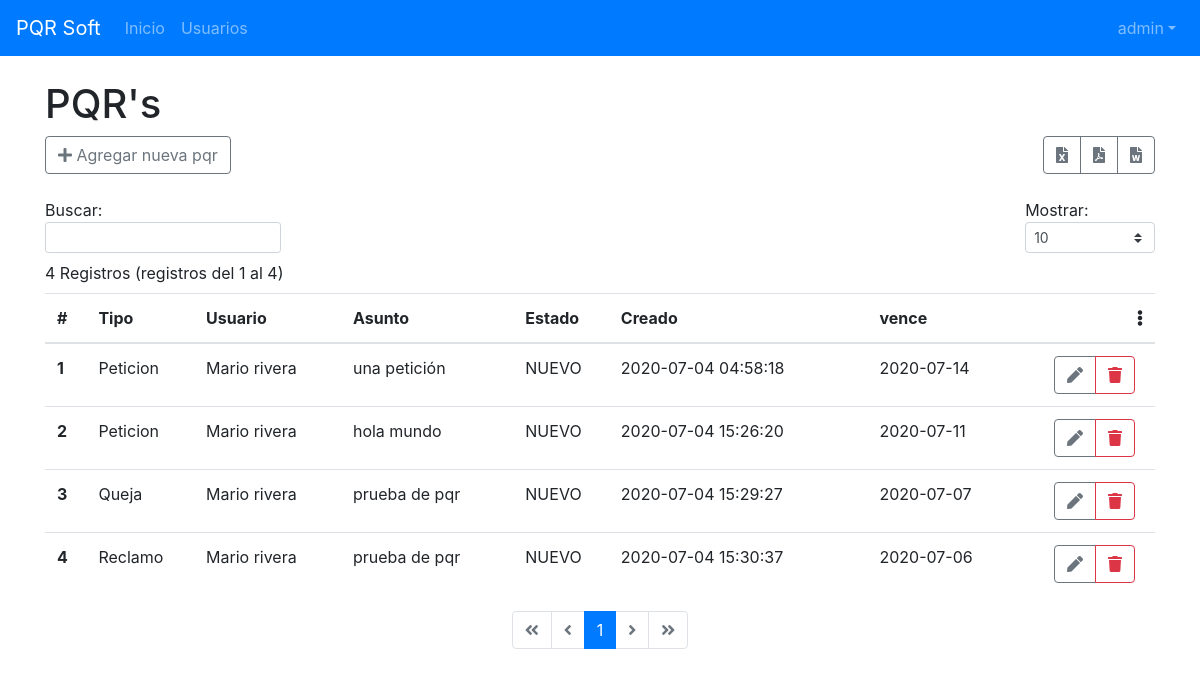
Page / (signed in) on the earlier database version.
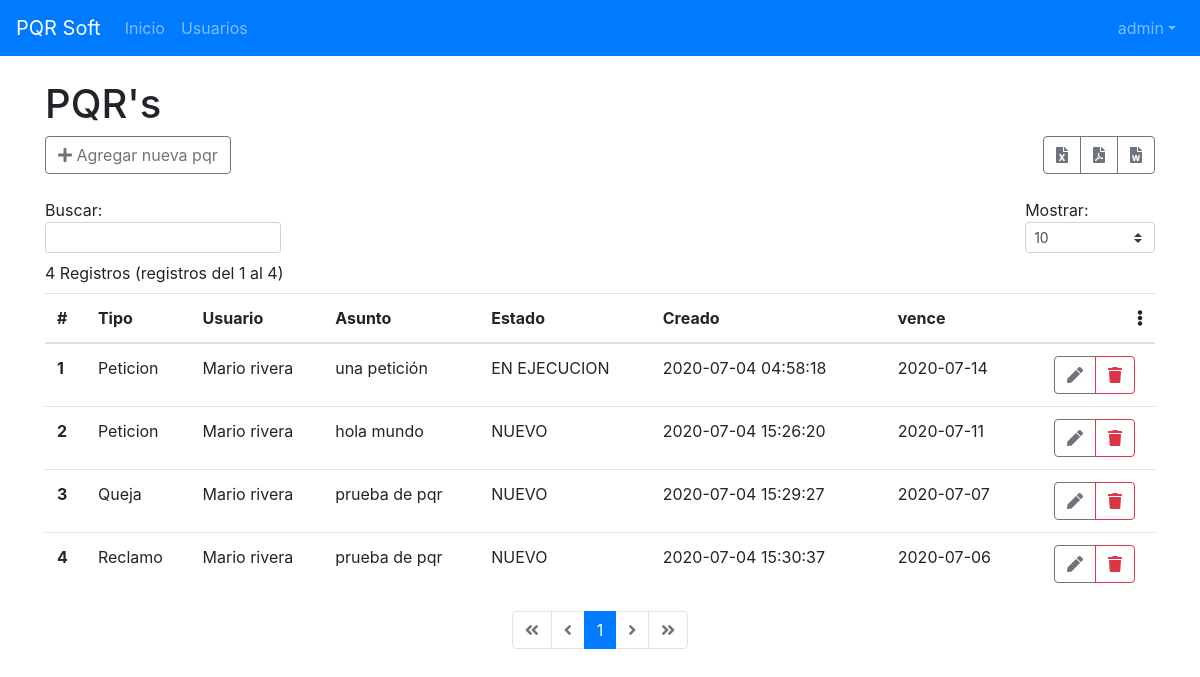
Same page on the later database version.
### tables this page shows
CREATE TABLE `pqrs`  (
  `pqr_id` int(11) NOT NULL AUTO_INCREMENT,
  `tipo_id` int(11) NULL DEFAULT NULL,
  `user_id` int(11) NULL DEFAULT NULL,
  `estado` int(1) NULL DEFAULT NULL,
  `asunto` text NULL,
  `creado` datetime(0) NULL DEFAULT NULL,
  `vence` date NULL DEFAULT NULL,
  PRIMARY KEY (`pqr_id`) USING BTREE,
  INDEX `fk_tipo_idx`(`tipo_id`) USING BTREE,
  INDEX `fk_user_idx`(`user_id`) USING BTREE,
  CONSTRAINT `fk_tipo` FOREIGN KEY (`tipo_id`) REFERENCES `tipo_pqr` (`tipo_id`) ON DELETE RESTRICT ON UPDATE RESTRICT,
  CONSTRAINT `fk_user` FOREIGN KEY (`user_id`) REFERENCES `usuarios` (`user_id`) ON DELETE RESTRICT ON UPDATE RESTRICT
);

CREATE TABLE `tipo_pqr`  (
  `tipo_id` int(11) NOT NULL AUTO_INCREMENT,
  `nombre` varchar(255) NULL DEFAULT NULL,
  `dias` int(3) NULL DEFAULT NULL,
  PRIMARY KEY (`tipo_id`) USING BTREE
);

CREATE TABLE `usuarios`  (
  `user_id` int(11) NOT NULL AUTO_INCREMENT,
  `role_id` int(11) NULL DEFAULT NULL,
  `username` varchar(255) NULL DEFAULT NULL,
  `nombre` varchar(255) NULL DEFAULT NULL,
  `password` varchar(255) NULL DEFAULT NULL,
  `token` varchar(255) NULL DEFAULT NULL,
  `role` varchar(255) NULL DEFAULT 'cliente',
  PRIMARY KEY (`user_id`) USING BTREE
);

### controllers/homeController.php (called while the page is built, shortened)
<?php
	class homeController  extends MainController {
		public function index(){
			$template = ($this->user->role == 'cliente')? 'user_dashboard' : 'main';
			$this->render('header');
			$pqrs = $this->pqrs->get_pqrs();
			$this->render($template, [
				'body' => 'Panel administrador',
				'pqrs' => $pqrs->data
			]);
			$this->render('footer');
		}
	}

### index.php (called while the page is built, shortened)
<?php
include 'core/MainController.php';
include 'core/MainModel.php';
include 'core/Router.php';
$router = new Router();

### models/pqrsModel.php (called while the page is built, shortened)
<?php
    class pqrsModel extends MainModel {
		function get_pqrs($id = ''){
        	$WHERE = '';
        	$list = "
				SELECT
					p.pqr_id,
					p.tipo_id,
					t.nombre as tipo,
					p.user_id,
					u.nombre as usuario,
					p.estado,
					p.asunto,
					p.creado,
					p.vence
				FROM pqrs p
				JOIN tipo_pqr t ON t.tipo_id = p.tipo_id
				JOIN usuarios u ON u.user_id = p.user_id
				$WHERE
			";
        	$total = "SELECT COUNT(*) total FROM pqrs p $WHERE";
        	$data = $this->query($list);
        	$data = array_map(function ($p){
				$p->nombre_estado = $this->get_estado($p->estado);
				return $p;
			}, $data);
        	return (object)[
        		'total' => (int) $this->query($total)[0]->total,
				'data' => $data
			];
		}
		function get_estado($estado){
        	switch ($estado){
				case 1 : return 'NUEVO';break;
				case 2 : return 'EN EJECUCION';break;
			}
		}
	}

### core/MainModel.php (called while the page is built, shortened)
<?php
	Class MainModel {
		public $db;
		public function __construct() {
			$this->db = $this->con();
		}
		protected function con() {
			$db = new mysqli(DB_HOST, DB_USER, DB_PASSWORD, DB_DATABASE, DB_PORT);
			$db->set_charset('utf8');
			$db->query("SET COLLATION_CONNECTION = '".DB_COLLATION."';");
			return $db;
		}
		protected function query($sql){
			if($consult = $this->db->query($sql)){
				$data = array();
				if($consult->num_rows > 0){
					while ($row = $consult->fetch_object()){
						$data[] = $row;
					}
				}
				return($data);
			}
			return false;
		}
	}

### views/main.phtml (the view, shortened to what this page needs)
<h1>
	PQR's
</h1>
<div class="btn-toolbar d-flex justify-content-between" role="toolbar" aria-label="Toolbar with button groups">
	<div class="btn-group mr-2" role="group" aria-label="First group">
		<button type="button" class="btn btn-outline-secondary"><i class="fa fa-plus"></i> Agregar nueva pqr</i></button>
	</div>
	<div class="btn-group float-lg-right " role="group" aria-label="Third group">
		<button type="button" class="btn btn-outline-secondary"><i class="fa fa-file-excel"></i> </i></button>
		<button type="button" class="btn btn-outline-secondary"><i class="fa fa-file-pdf"></i> </i></button>
		<button type="button" class="btn btn-outline-secondary"><i class="fa fa-file-word"></i> </i></button>
	</div>
</div>
<div class="row my-4">
	<div class="col-12">
		<table class="table" id="tabla_pqr">
			<thead>
			<tr>
				<th scope="col">#</th>
				<th scope="col">Tipo </th>
				<th scope="col">Usuario</th>
				<th scope="col">Asunto</th>
				<th scope="col">Estado</th>
				<th scope="col">Creado</th>
				<th scope="col">vence</th>
				<th scope="col" class="text-right"><i class="fa fa-ellipsis-v"></i></th>
			</tr>
			</thead>
			<tbody>
			<?php foreach ($pqrs as $pqr): ?>
				<tr>
					<th scope="row"><?= $pqr->pqr_id?></th>
					<td><?= $pqr->tipo ?></td>
					<td><?= $pqr->usuario?></td>
					<td><?= $pqr->asunto?></td>
					<td><?= $pqr->nombre_estado?></td>
					<td><?= $pqr->creado?></td>
					<td><?= $pqr->vence?></td>
					<td class="text-right">
						<div class="btn-group mr-2" role="group" aria-label="First group">
							<button type="button" class="btn btn-outline-secondary"><i class="fa fa-pen"></i> </button>
							<button type="button" class="btn btn-outline-danger"><i class="fa fa-trash"></i></button>
						</div>
					</td>
				</tr>
			<?php endforeach; ?>
			</tbody>
		</table>
	</div>
</div>

### views/header.phtml (shortened to what this page needs)
<!doctype html>
<html lang = "es">
<head>
	<link rel = "stylesheet" type = "text/css" href = "<?= BASE_URL?>/plugins/fontawesome/css/all.min.css?v=5">
	<link rel = "stylesheet" type = "text/css" href = "<?= BASE_URL?>/plugins/bs4/bootstrap.min.css?v=4.2">
	<link rel = "stylesheet" type = "text/css" href = "<?= BASE_URL?>/plugins/sweetalert2/sweetalert2.min.css">
	<link rel = "stylesheet" type = "text/css" href = "<?= BASE_URL?>/css/main.css">
</head>
<body>
<div class="">
	<nav class="navbar navbar-expand-md bg-primary navbar-dark">
		<a href="/" class="navbar-brand">PQR Soft</a>
		<div id="navbarCollapse" class="collapse navbar-collapse">
			<ul class="nav navbar-nav">
				<li class="nav-item">
					<a href="/" class="nav-link">Inicio</a>
				</li>
                <?php if($user->role == 'administrador') : ?>
				<li class="nav-item">
					<a href="/usuarios" class="nav-link">Usuarios</a>
				</li>
				<?php endif; ?>
			</ul>
			<ul class="nav navbar-nav ml-auto">
				<li class="nav-item dropdown">
					<a href="#" class="nav-link dropdown-toggle" data-toggle="dropdown"><?= $user->username ?></a>
				</li>
			</ul>
		</div>
	</nav>
</div>
<div class="container py-4">

### core/Router.php (shortened to what this page needs)
<?php
	Class Router extends  MainController {
		public  $uri;
		public function __construct() {
			$this->uri 	= $_SERVER['REQUEST_URI'];
			$this->loadComponentController();
		}
		private function loadComponentController(){
			$segments= $this->getMapRute()->segments;
			$controllerName = $segments[0];
			$controller = ($controllerName == '' || $controllerName == '/') ? $this->loadDefaultController(): $this->loadController($controllerName);
			if (gettype($controller) == 'object') {
				$method = (count($segments)>1) ? $segments[1] : 'index';
				if(method_exists($controller,$method)){
					call_user_func([$controller, $method]);
					exit;
				}
			}
		}
		public function getMapRute(){
			$ruta = explode('?', $this->uri);
			$segments = explode('/', $ruta[0]);
			(count($segments) > 1) ? array_shift($segments) : $segments;
			return (object)[
				'url' => $ruta[0],
				'segments' => $segments
			];
		}
}

### core/MainController.php (shortened to what this page needs)
<?php
	Class MainController {
		function loadController($controller, $alias = "", $parametros = []){
			$controller = $controller.'Controller';
			if(!is_readable($path = CONTROLLERS.$controller.'.php')) {
				return false;
			}
			$name = (!empty($alias))? $alias : $controller;
			$controller = new $controller(...$parametros);
			$this->{$name} = &$controller;
			return $controller;
		}
		public function render($template, $data = array(), $return = false){
			$path = VIEWS.$template.".phtml";
			if(file_exists($path)) {
				include $path;
				$html = ob_get_contents();
				echo $html;
			}
			return false;
		}
		protected  function loadDefaultController(){
			return $this->loadController(DEFAULT_CONTROLLER);
		}
		private   function getSessionUser(){
			$user                   = array();
			$user['id']             = (!empty($_SESSION["user_id"])) ? $_SESSION["user_id"] : NULL;
			$user['username']       = (!empty($_SESSION["username"])) ? $_SESSION["username"] : NULL;
			$user['names']          = (!empty($_SESSION["names"])) ? $_SESSION["names"] : NULL;
			$user['auth']           = (!empty($_SESSION["auth"])) ? $_SESSION["auth"] : NULL;
			$user['role']			= (!empty($_SESSION["role"])) ? $_SESSION["role"] : NULL;
			return (object)$user;
		}
	}

### views/footer.phtml
</div>
</body>
</html>

Differences in the rows shown:
changed pqrs "una petición": estado "NUEVO" → "EN EJECUCION"
